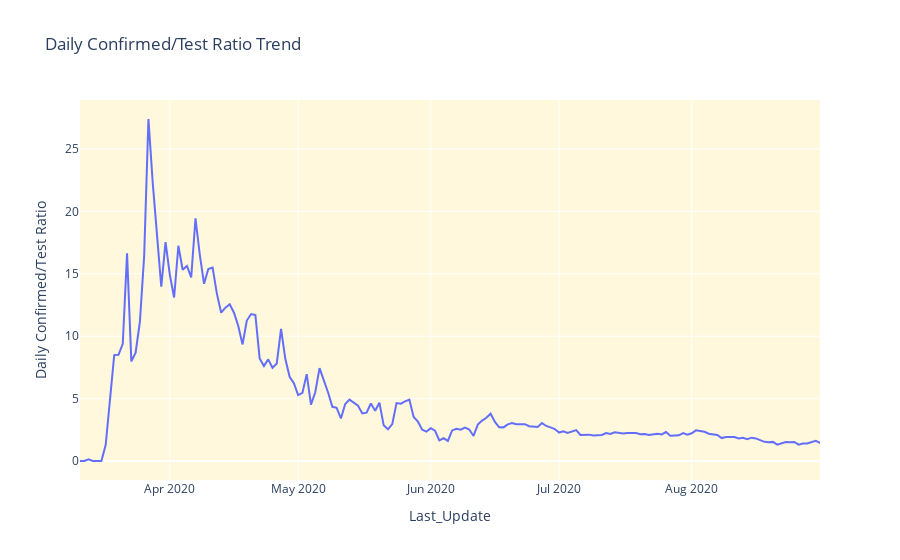

The cell this chart's notebook holds for it:
### Markdown cell above
Entübe hasta sayısındaki başlangıçtaki artış, virüsün ülke içerisine yeni girmesi ve kuluçka süresi boyunca belirti göstermeden hızla yayılmasıyla özellikle kronik hasta ve 65 yaş ve üzeri insanlar üzerindeki etkisini ciddi ölçüde göstermiştir. Daha sonraki yavaşça düşüş ve 3 Hazirana kadar entübe sayısındaki negatif trend sağlık çalışanlarının üstün gayreti ve diğer ülkelerden edinilen hastaya yaklaşım tecrübeleri sayesinde gerçekleşmiştir. 25 Temmuza kadar geçen aralıkta ise eksi ve artı yönde değişkenlik göstermiştir.

### Code cell
#Plotting intubated patients number day by day
dailyTestConf = px.line(x=df.index,y=df['Daily Confirmed/Test']*100,
             labels=dict(x='Last_Update', y="Daily Confirmed/Test Ratio"),
                title = 'Daily Confirmed/Test Ratio Trend').update_layout(plot_bgcolor = 'cornsilk')
dailyTestConf.show()

### Figure 1 — Plotly figure (JSON) as saved in the notebook; plotly's stock layout.template omitted (floating-point values rounded to 4 significant figures; data arrays with more than 128 entries replaced by an {"elided": "..."} marker saying what was removed)
{"data": [{"hovertemplate": "Last_Update=%{x}<br>Daily Confirmed/Test Ratio=%{y}<extra></extra>", "legendgroup": "", "line": {"color": "#636efa", "dash": "solid"}, "mode": "lines", "name": "", "orientation": "v", "showlegend": false, "type": "scatter", "x": {"elided": "174 str values"}, "xaxis": "x", "y": {"elided": "174 float values"}, "yaxis": "y"}], "layout": {"legend": {"tracegroupgap": 0}, "plot_bgcolor": "cornsilk", "title": {"text": "Daily Confirmed/Test Ratio Trend"}, "xaxis": {"anchor": "y", "domain": [0, 1], "title": {"text": "Last_Update"}}, "yaxis": {"anchor": "x", "domain": [0, 1], "title": {"text": "Daily Confirmed/Test Ratio"}}}}
